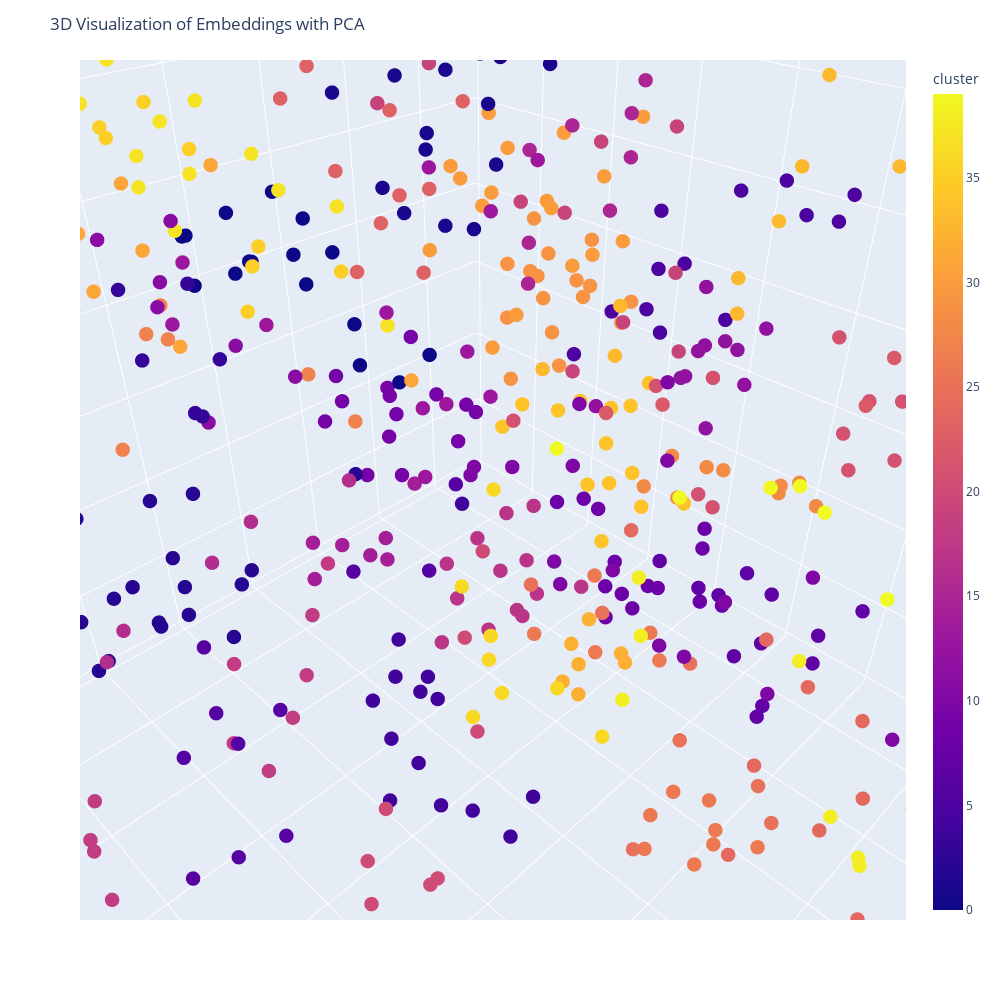

Write notebook code for a chart like this one.
### Code cell
import plotly.express as px
import numpy as np
import pandas as pd
from sklearn.decomposition import PCA

clusters = sample_df["cluster_label"]

# Use PCA to reduce dimensions to 3 for 3D visualization
pca = PCA(n_components=3)
embeddings_3d = pca.fit_transform(np.array(sample_df['openai_embedding_entire'].tolist()))

# Prepare DataFrame for Plotly
plot_df = pd.DataFrame(tsne_results, columns=['x', 'y', 'z'])
plot_df['cluster'] = clusters  # Add cluster assignments to the DataFrame

# Create a 3D scatter plot using Plotly
fig = px.scatter_3d(plot_df, x='x', y='y', z='z', color='cluster', hover_data=['cluster'])
fig.update_traces(marker_size=5)
fig.update_layout(
    title='3D Visualization of Embeddings with PCA',
    hovermode='closest',
    width=1000,  # Set the width of the figure
    height=1000  # Set the height of the figure
)
# Show the plot
fig.show()

### Figure 1 — Plotly figure (JSON) as saved in the notebook; plotly's stock layout.template omitted (floating-point values rounded to 4 significant figures; data arrays with more than 128 entries replaced by an {"elided": "..."} marker saying what was removed)
{"data": [{"customdata": {"elided": "468x1 int values"}, "hovertemplate": "x=%{x}<br>y=%{y}<br>z=%{z}<br>cluster=%{marker.color}<extra></extra>", "legendgroup": "", "marker": {"color": {"elided": "468 int values"}, "coloraxis": "coloraxis", "size": 5, "symbol": "circle"}, "mode": "markers", "name": "", "scene": "scene", "showlegend": false, "type": "scatter3d", "x": {"elided": "468 float values"}, "y": {"elided": "468 float values"}, "z": {"elided": "468 float values"}}], "layout": {"coloraxis": {"colorbar": {"title": {"text": "cluster"}}, "colorscale": [[0, "#0d0887"], [0.1111, "#46039f"], [0.2222, "#7201a8"], [0.3333, "#9c179e"], [0.4444, "#bd3786"], [0.5556, "#d8576b"], [0.6667, "#ed7953"], [0.7778, "#fb9f3a"], [0.8889, "#fdca26"], [1, "#f0f921"]]}, "height": 1000, "hovermode": "closest", "legend": {"tracegroupgap": 0}, "margin": {"t": 60}, "scene": {"aspectmode": "auto", "aspectratio": {"x": 1.002, "y": 1.079, "z": 0.925}, "camera": {"center": {"x": 0, "y": 0, "z": 0}, "eye": {"x": 0.5599, "y": 0.5599, "z": 0.5599}, "projection": {"type": "perspective"}, "up": {"x": 0.00126, "y": -0.001259, "z": 1.0}}, "domain": {"x": [0, 1], "y": [0, 1]}, "xaxis": {"title": {"text": "x"}, "type": "linear"}, "yaxis": {"title": {"text": "y"}, "type": "linear"}, "zaxis": {"title": {"text": "z"}, "type": "linear"}}, "title": {"text": "3D Visualization of Embeddings with PCA"}, "width": 1000}}
